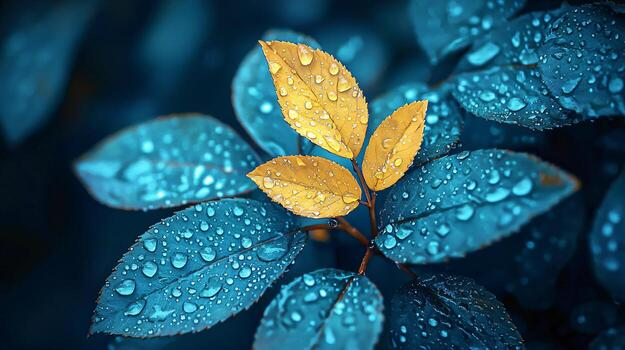
#> input picture Image_1.jpg, 625 x 350 px
$ python 5043_Q1.py
#> lines starting #> are read from the running program, lines starting #| are printed output that depends on the picture
import cv2
import matplotlib.pyplot as plt

img = cv2.imread('Image_1.jpg')
#> img is the input picture: shape (350, 625, 3); mean B, G, R 97.4, 82.3, 36.1

if img is None:
    print("Image not found!")
    exit()

img_rgb = cv2.cvtColor(img, cv2.COLOR_BGR2RGB)

kernels = [3, 5, 11, 15]

plt.figure(figsize=(12,8))

plt.subplot(2,3,1)
plt.imshow(img_rgb)
plt.title("Original")
plt.axis('off')

for i, k in enumerate(kernels):
    blurred = cv2.blur(img_rgb, (k, k))

    cv2.imwrite(f'Q1_avg_{k}.png', cv2.cvtColor(blurred, cv2.COLOR_RGB2BGR))

    plt.subplot(2,3,i+2)
    plt.imshow(blurred)
    plt.title(f"{k}x{k}")
    plt.axis('off')
#> this loop made 4 passes
#> pass 1, `cv2.imwrite(f'Q1_avg_{k}.png', cv2.cvtColor(blurred, cv2.COLOR_RGB2BGR))`:
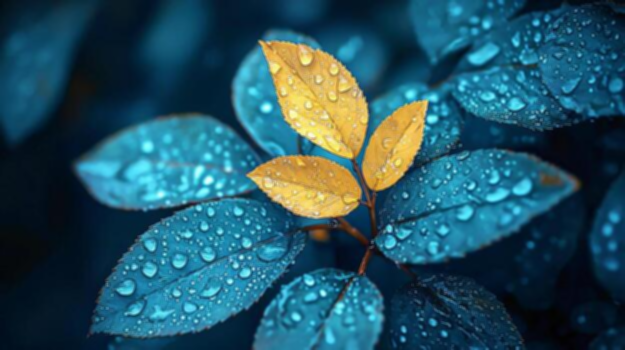
#> saved as Q1_avg_3.png: shape (350, 625, 3); mean B, G, R 97.4, 82.3, 36.1
#> after the loop:
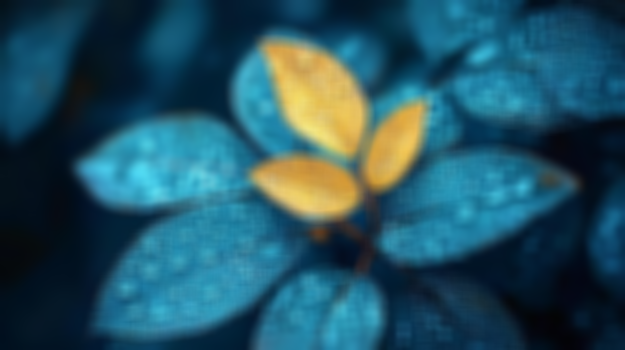
#> blurred: shape (350, 625, 3); mean R, G, B 36.1, 82.3, 97.4

plt.tight_layout()
plt.show()
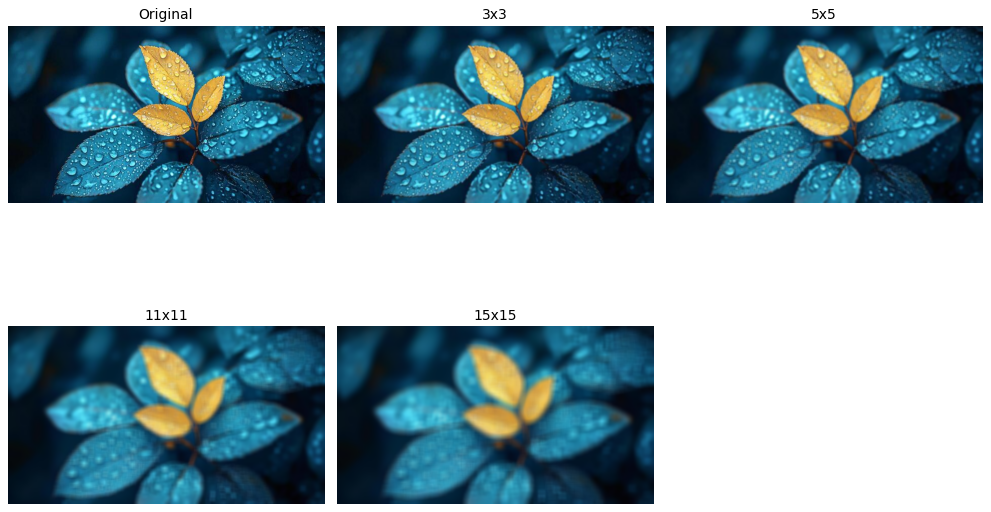
#> figure drawn by matplotlib, 5 panels

$ run again, with Image_4.jpg copied over Image_1.jpg
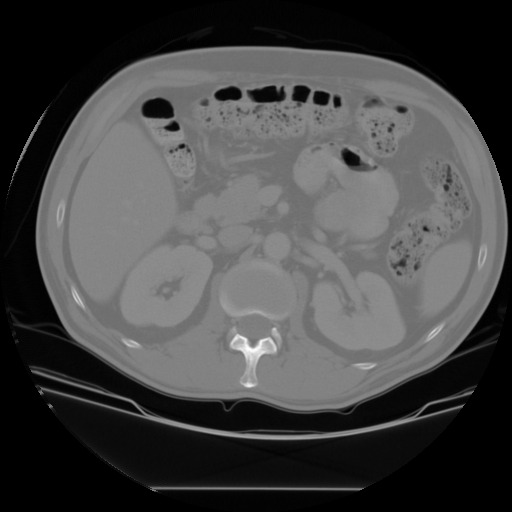
#> input picture Image_4.jpg, 512 x 512 px
#> img is the input picture: shape (512, 512, 3); min 0, max 255, mean 69.8
#> the loop `for i, k in enumerate(kernels):` made 4 passes
#> pass 3, `blurred = cv2.blur(img_rgb, (k, k))`:
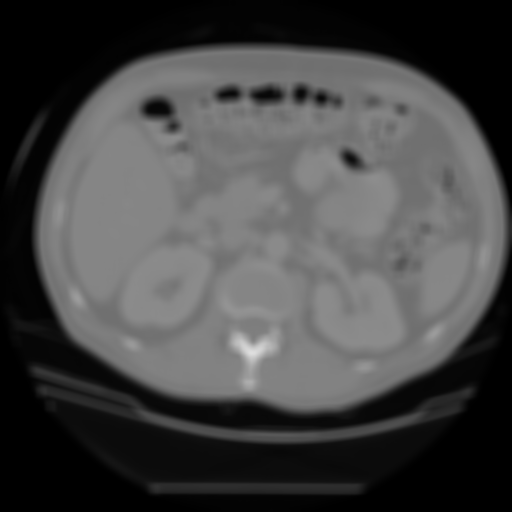
#> blurred: shape (512, 512, 3); min 0, max 222, mean 69.8

$ run again, with Image_5.jpg copied over Image_1.jpg
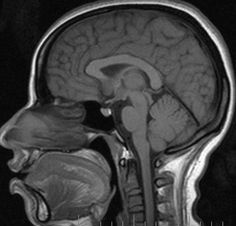
#> input picture Image_5.jpg, 236 x 226 px
#> img is the input picture: shape (226, 236, 3); min 0, max 255, mean 66.2
#> the loop `for i, k in enumerate(kernels):` made 4 passes
#> pass 1, `blurred = cv2.blur(img_rgb, (k, k))`:
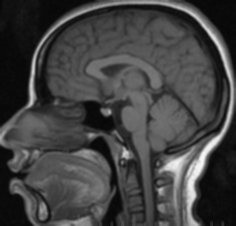
#> blurred: shape (226, 236, 3); min 6, max 247, mean 66.2
#> pass 3, `blurred = cv2.blur(img_rgb, (k, k))`:
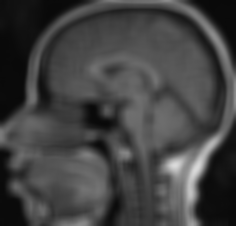
#> blurred: shape (226, 236, 3); min 9, max 219, mean 66.2

$ run again, with Image_6.jpg copied over Image_1.jpg
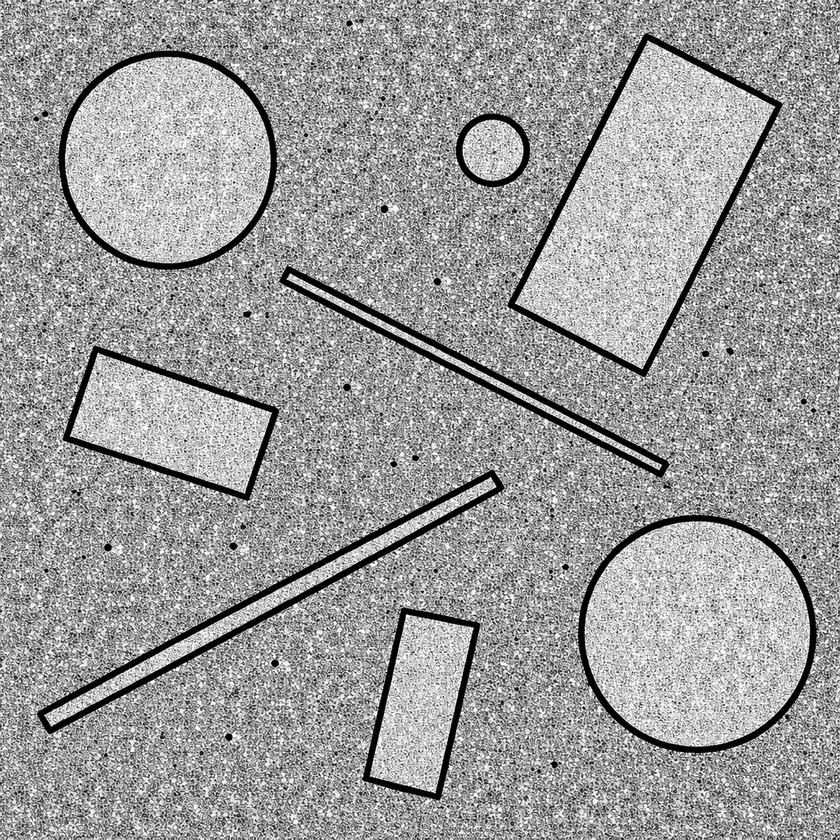
#> input picture Image_6.jpg, 840 x 840 px, shrunk from 1024 x 1024 before the run
#> img is the input picture: shape (840, 840, 3); mean B, G, R 155.9, 155.9, 155.9
#> the loop `for i, k in enumerate(kernels):` made 4 passes
#> pass 2, `blurred = cv2.blur(img_rgb, (k, k))`:
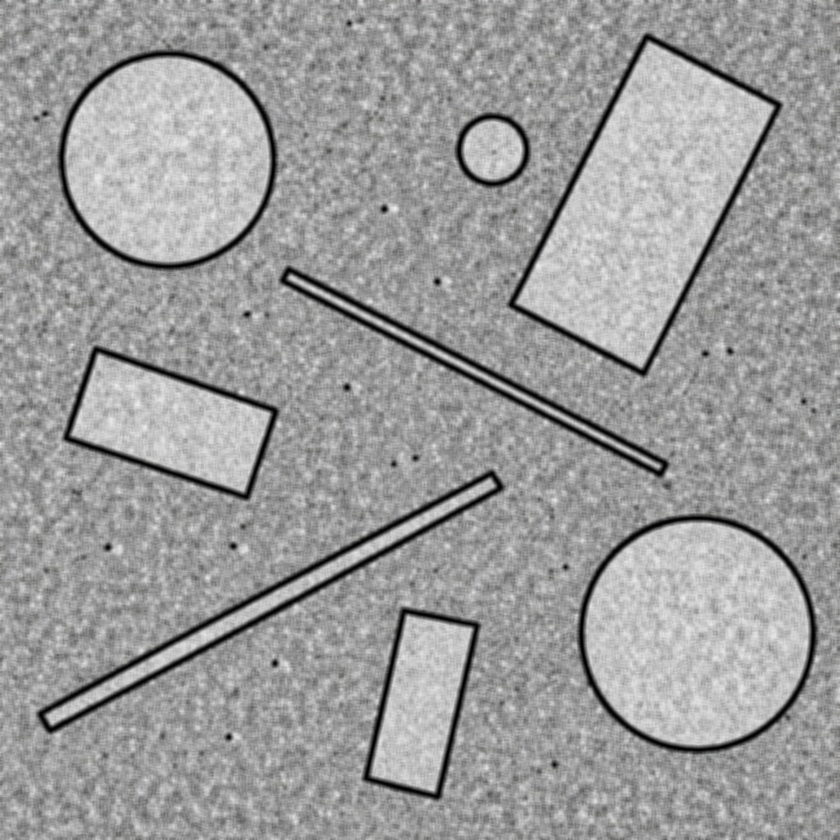
#> blurred: shape (840, 840, 3); mean R, G, B 155.9, 155.9, 155.9
#> after the loop `for i, k in enumerate(kernels):`:
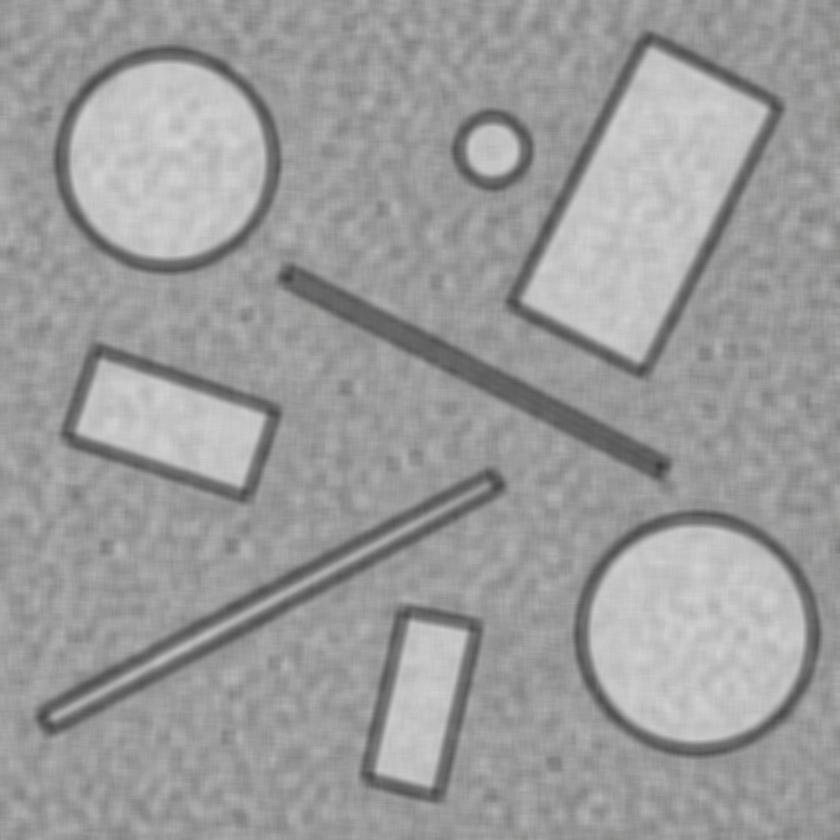
#> blurred: shape (840, 840, 3); mean R, G, B 155.9, 155.9, 155.9
